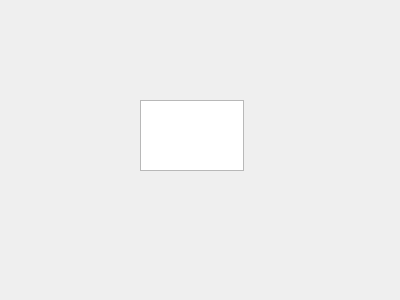
<?xml version="1.0" encoding="UTF-8"?>
<ui version="4.0">
 <class>Test</class>
 <widget class="QDialog" name="Test">
  <property name="geometry">
   <rect>
    <x>0</x>
    <y>0</y>
    <width>400</width>
    <height>300</height>
   </rect>
  </property>
  <property name="windowTitle">
   <string>Dialog</string>
  </property>
  <widget class="QTextEdit" name="textContent">
   <property name="geometry">
    <rect>
     <x>140</x>
     <y>100</y>
     <width>104</width>
     <height>71</height>
    </rect>
   </property>
  </widget>
 </widget>
 <resources/>
 <connections/>
</ui>
